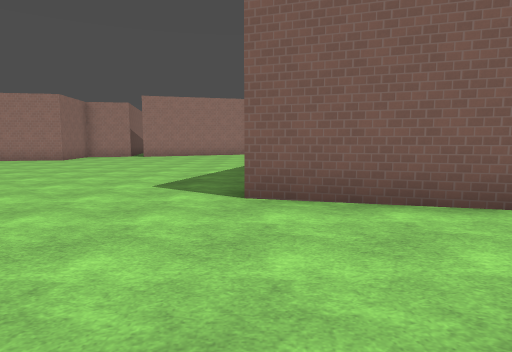
view 1 (above)

24 first-person views from a walk through a Godot game level. The camera is 1.5 m above the floor, tilts 6° down and sees 75° across. The floor is counted in squares, 2 m on a side. Each view is taken from the middle of a square. On the plan, view 1 faces up. The plan holds only what a view shows up to about 11 squares ahead; the rest is blank. The place goes on beyond the plan. Surface patterns are stand-ins for the level's own textures.

view 2
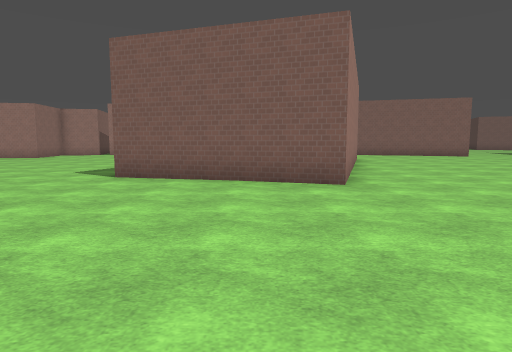

view 3
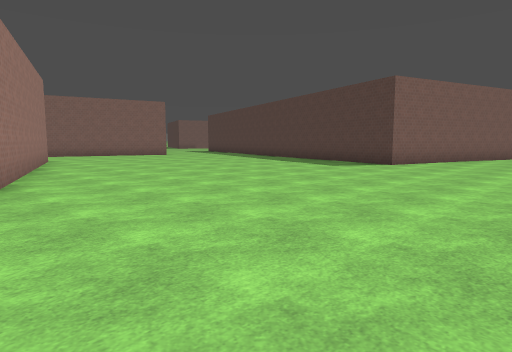

view 4
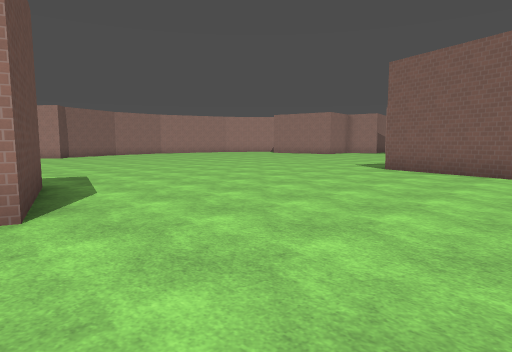

view 5
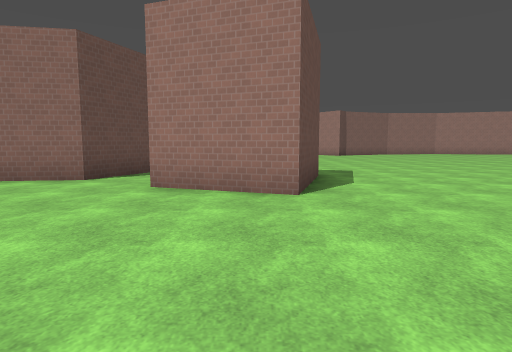

view 6
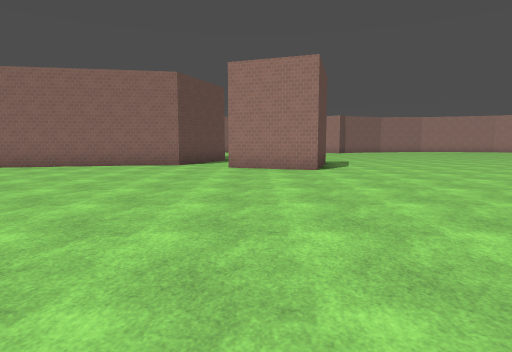

view 7
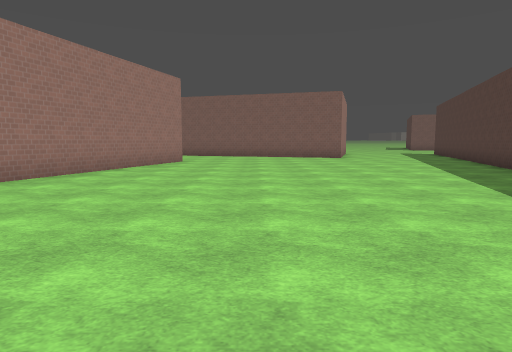

view 8
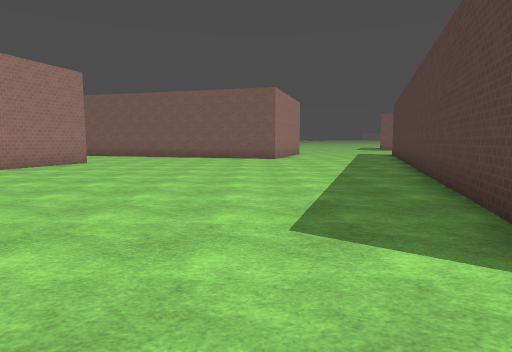

view 9
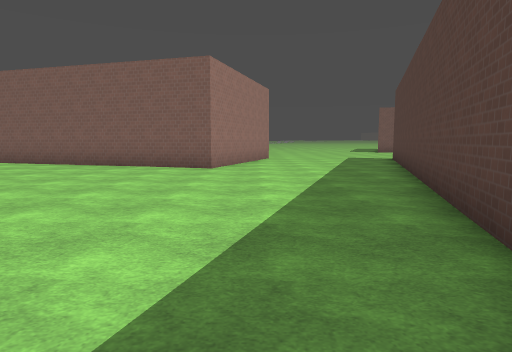

view 10
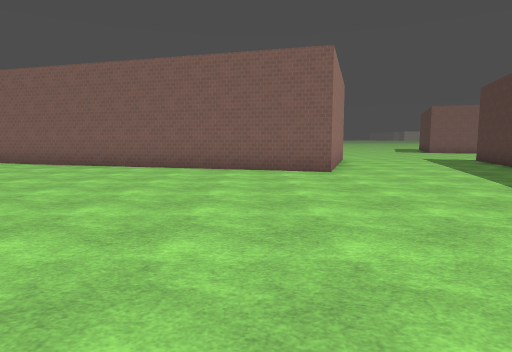

view 11
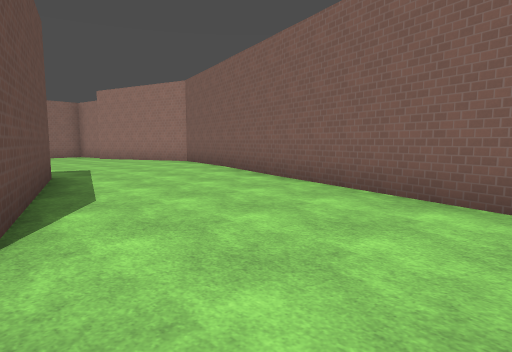

view 12
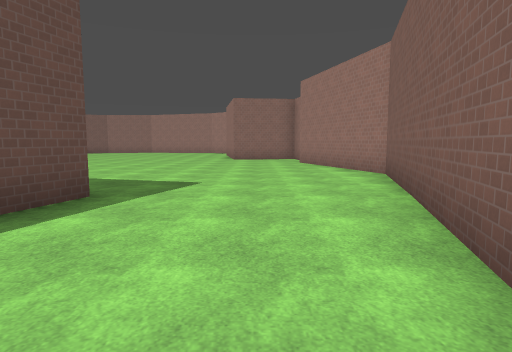

view 13
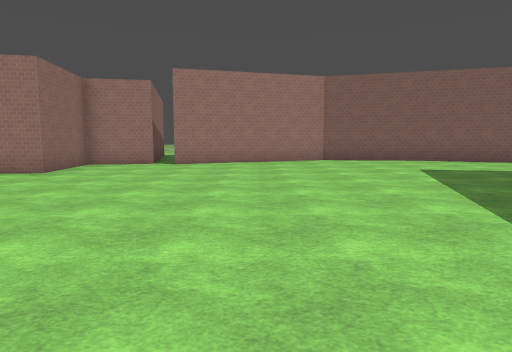

view 14
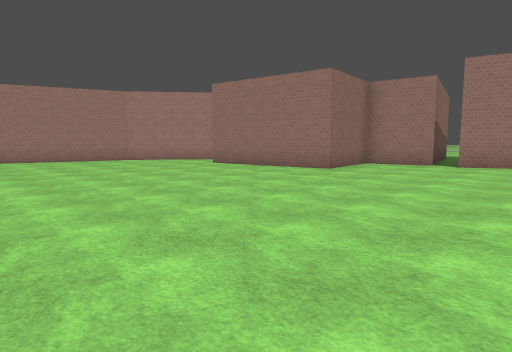

view 15
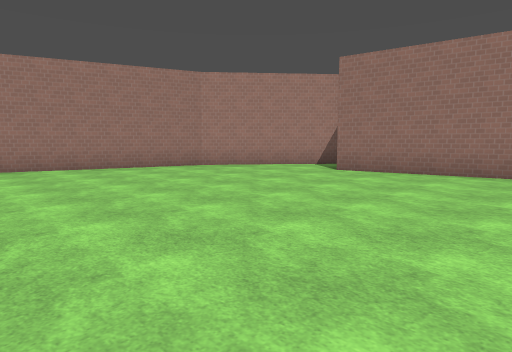

view 16
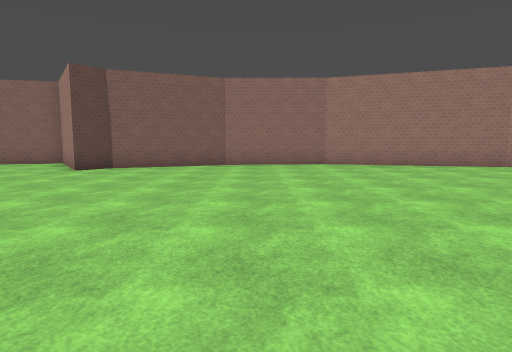

view 17
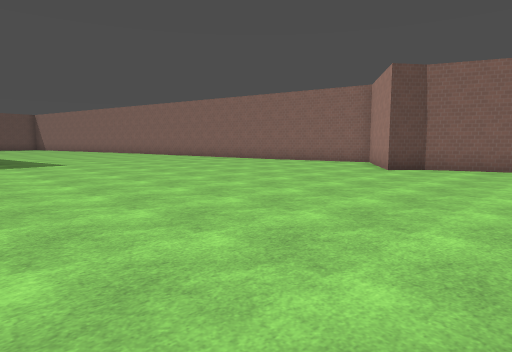

view 18
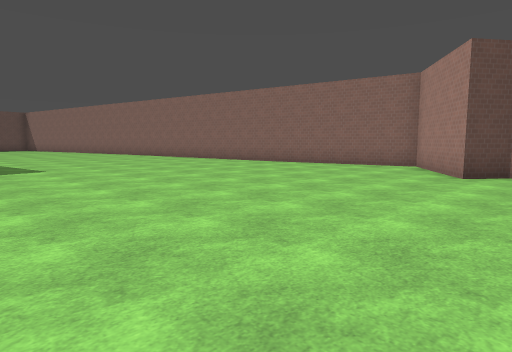

view 19
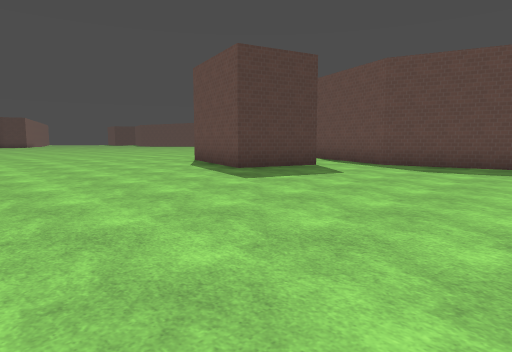

view 20
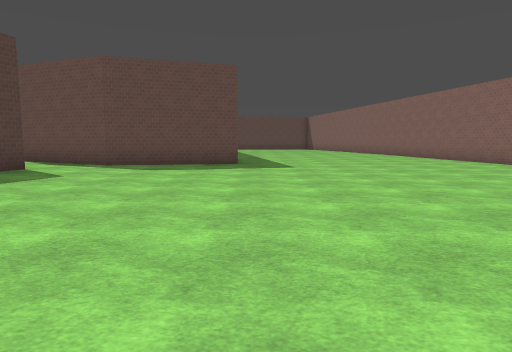

view 21
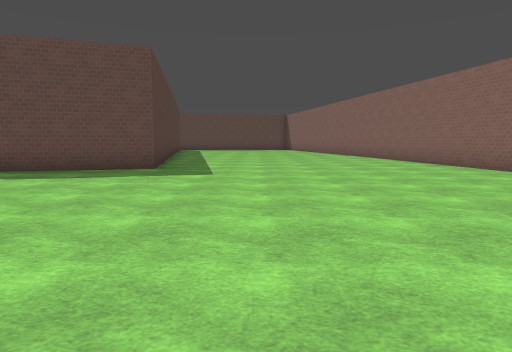

view 22
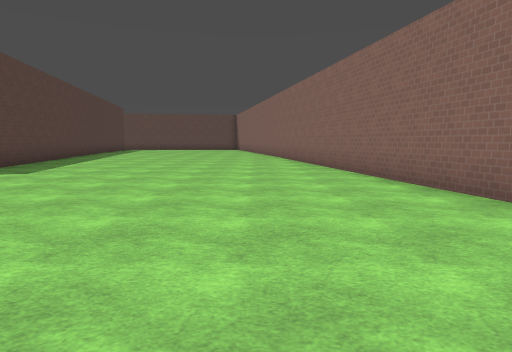

view 23
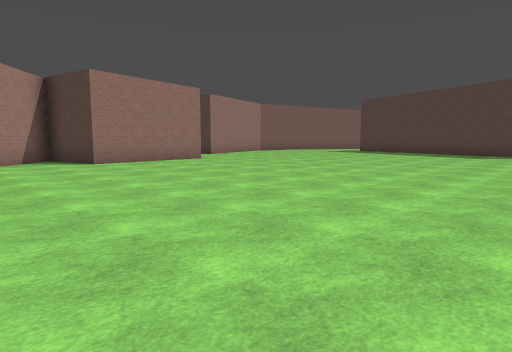

view 24
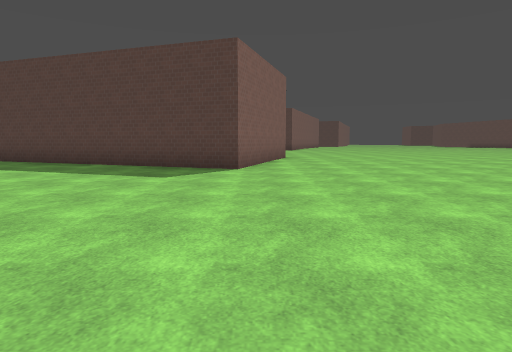

### Floor plan
Key: @ floor where view 1 was taken; # wall or solid block; . main floor; - floor 0.25 m lower than the main floor; B block.
Columns run from 19 left of view 1 to 20 right of it. Each row starts with its distance up from view 1.
 17           ###.##......####       #.....#
 16      ###  #-.............#####   #.....#
 15     ##.#  #-.................#####.....#
 14    ##..####--....................#....##
 13    #..-------.........................#
 12   ##---------......... BB.............#
 11   #-----------.......B    B..........##
 10  ##-----------.......B    B..........#
  9  #------------.......     ...........#
  8  #-------------.....B    B..........##
  7  #-------------.....B    B..........#
  6  #-------------.....     ...........#
  5  #-------------....B    B..........##
  4  #-------------.....BB  B..........#
  3  #-------------........B...........#
  2  ##------------...................##
  1   #-----------.....................
  0  ###----------.....@................
 -1 ##------------......................
 -2 #-------------.....................
 -3 #------------...............
 -4 ##-----------...BBB........
 -5  #-----------...B  B........
 -6  #-----------...B  ..........
 -7  #----------................
 -8  #----------#####..........
 -9  ##--------##   ##........
-10   #-------.#     #......
-11   #-------.#     #.....

Where each view was taken, in squares from view 1:
view 1: 0 up, 0 right, facing up
view 2: 3 down, 3 right, facing up
view 3: 3 down, 4 right, facing up-right
view 4: 5 down, 4 right, facing up-left
view 5: 5 down, 5 right, facing left
view 6: 6 down, 9 right, facing left
view 7: 1 down, 10 right, facing up
view 8: 0 up, 13 right, facing up
view 9: 5 up, 15 right, facing up
view 10: 6 up, 12 right, facing up
view 11: 11 up, 10 right, facing up-left
view 12: 15 up, 7 right, facing left
view 13: 6 up, 3 left, facing up
view 14: 6 up, 3 left, facing up-left
view 15: 6 up, 8 left, facing up-left
view 16: 5 up, 7 left, facing left
view 17: 4 up, 7 left, facing down-left
view 18: 2 up, 8 left, facing down-left
view 19: 2 up, 9 left, facing down-right
view 20: 2 up, 9 left, facing down
view 21: 0 up, 11 left, facing down
view 22: 0 up, 15 left, facing down
view 23: 3 up, 16 left, facing up-right
view 24: 4 up, 8 left, facing right
